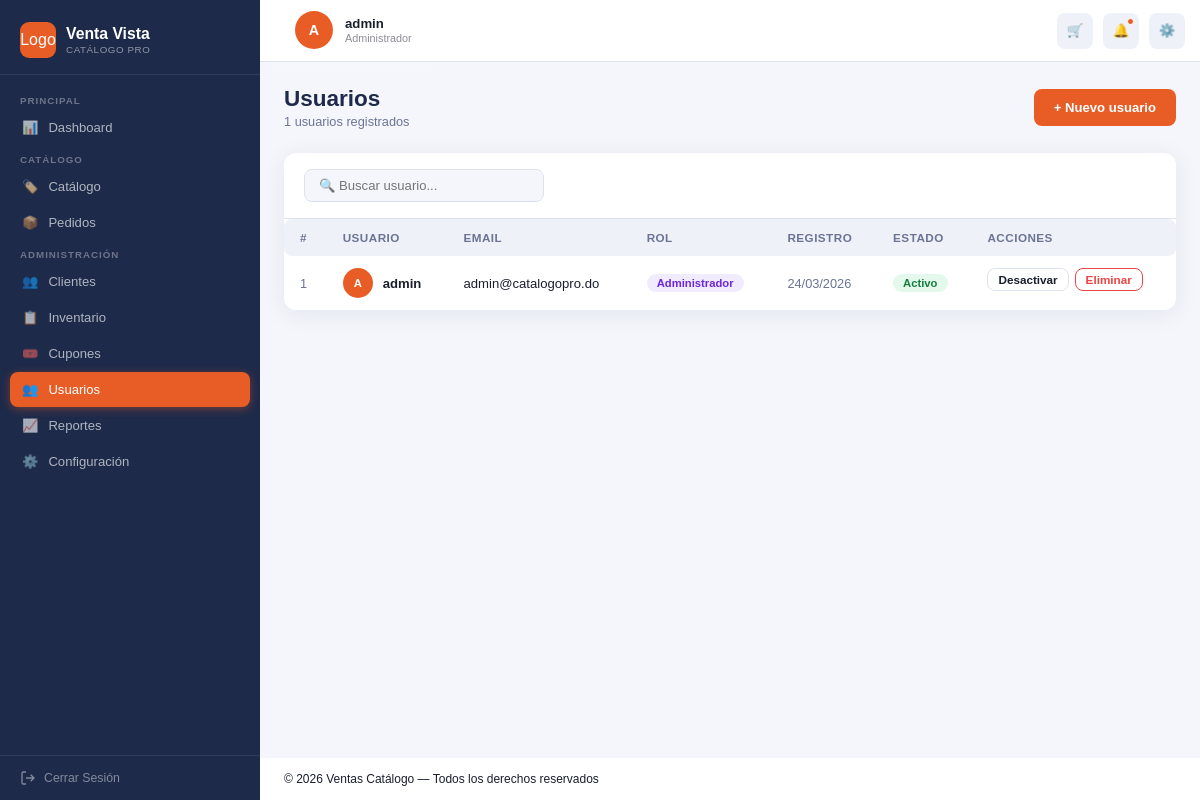
/usuarios (signed in), run on an earlier commit of the app's database.
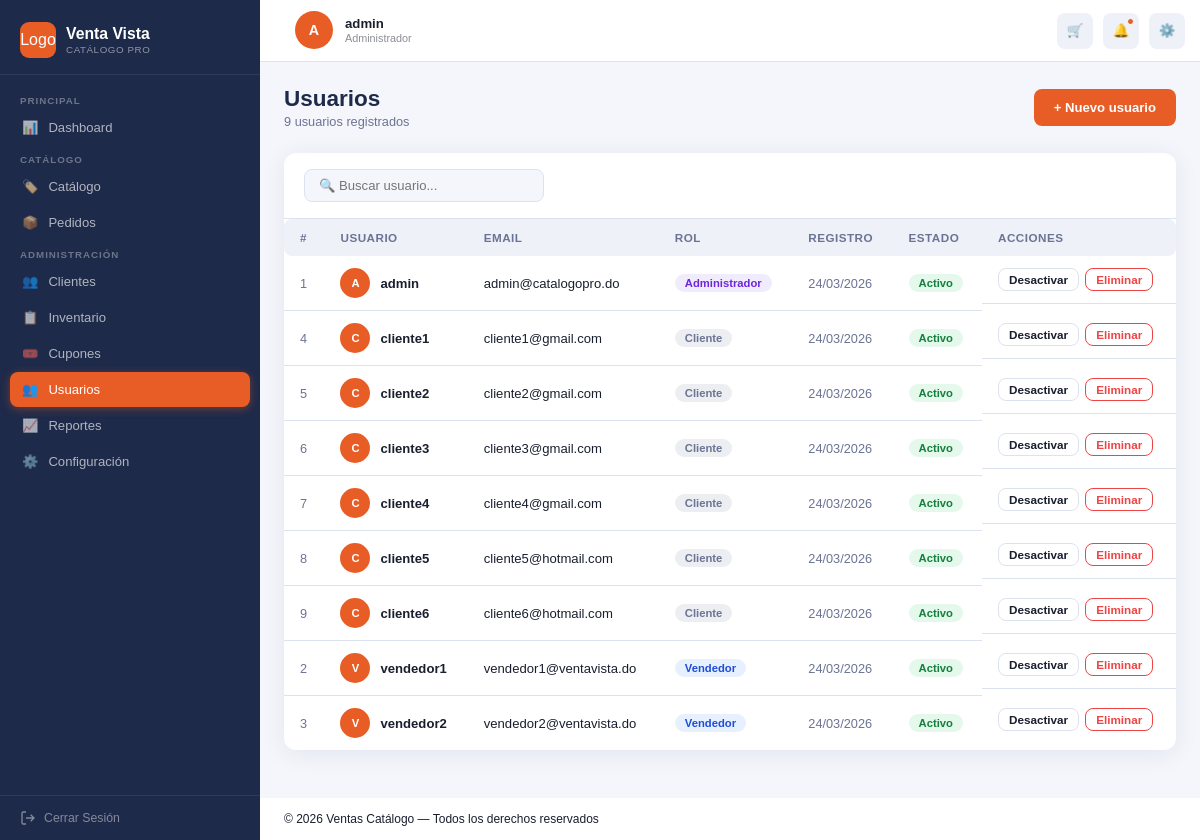
And on a later commit of the database.
### tables this page shows
CREATE TABLE usuarios ( 

    idUsuario       INT          NOT NULL AUTO_INCREMENT, 

    nombreUsuario   VARCHAR(60)  NOT NULL, 

    contrasena      VARCHAR(255) NOT NULL COMMENT 'Hash bcrypt', 

    email           VARCHAR(100) NOT NULL, 

    activo          TINYINT(1)   NOT NULL DEFAULT 1, 

    idRol           INT          NOT NULL, 

    fechaRegistro   DATETIME     NOT NULL DEFAULT CURRENT_TIMESTAMP, 

    PRIMARY KEY (idUsuario), 

    UNIQUE KEY uk_usuario_email (email), 

    CONSTRAINT fk_usuario_rol FOREIGN KEY (idRol) 

        REFERENCES roles (idRol) ON UPDATE CASCADE 

);

CREATE TABLE roles ( 

    idRol       INT          NOT NULL AUTO_INCREMENT, 

    nombre      VARCHAR(30)  NOT NULL COMMENT 'Administrador | Vendedor | Cliente', 

    descripcion VARCHAR(120), 

    PRIMARY KEY (idRol), 

    UNIQUE KEY uk_rol_nombre (nombre) 

);

### app/core/Controller.php (called while the page is built, shortened)
<?php
abstract class Controller {
    protected function render(string $vista, array $datos = []): void {
        require dirname(__DIR__) . '/views/layouts/layout.php';
    }
}

### app/controllers/UsuarioController.php (called while the page is built, shortened)
<?php
class UsuarioController extends Controller {
    public function index(): void {
        $this->render('usuarios/index', [
            'usuarios' => Usuario::obtenerTodos(),
            'flash'    => $this->getFlash(),
            'usuario'  => $this->usuarioActual(),
        ]);
    }
}

### app/core/Router.php (called while the page is built, shortened)
<?php
class Router {
    public function run(){
        $url = $_GET['url'] ?? '';
        $url = trim($url, '/');
        $routes = require dirname(__DIR__, 2) . '/config/routes.php';
        if (isset($routes[$url])) {
            $action = $routes[$url]['action'];
        }
        else{
            $controllerName = 'AuthController';
            $action = 'login';
        }
        $controller = new $controllerClass();
        $controller->$action();
    }
}

### public/index.php (called while the page is built, shortened)
<?php
$router = new Router();
$router->run();
?>

### app/models/Usuario.php (called while the page is built, shortened)
<?php
class Usuario extends Model{
    public static function obtenerTodos(): array{
        $sql = "SELECT u.*, r.nombre AS rol
                FROM usuarios u
                JOIN roles r ON u.idRol = r.idRol";
        return self::db()->query($sql)->fetchAll(PDO::FETCH_ASSOC);
    }
}

### app/views/usuarios/index.php (the view, shortened to what this page needs)
<?php $usuarios = $usuarios ?? []; ?>
<div class="page-header">
    <div>
        <h1 class="page-titulo">Usuarios</h1>
        <p class="page-sub"><?= count($usuarios) ?> usuarios registrados</p>
    </div>
    <a href="<?= BASE_URL ?>usuarios/crear" class="btn btn-primario">+ Nuevo usuario</a>
</div>
<div class="panel">
    <div class="panel-header">
        <input class="input-buscar" type="text" id="buscador" placeholder="🔍 Buscar usuario...">
    </div>
    <div class="tabla-wrapper">
        <table class="tabla" id="tabla-usuarios">
            <thead>
                <tr>
                    <th>#</th>
                    <th>Usuario</th>
                    <th>Email</th>
                    <th>Rol</th>
                    <th>Registro</th>
                    <th>Estado</th>
                    <th>Acciones</th>
                </tr>
            </thead>
            <tbody>
                <?php if (empty($usuarios)): ?>
                    <tr><td colspan="7" class="tabla-vacia">No hay usuarios registrados.</td></tr>
                <?php else: ?>
                    <?php foreach ($usuarios as $u): ?>
                    <tr>
                        <td class="texto-muted"><?= $u['idUsuario'] ?></td>
                        <td>
                            <div class="avatar-fila">
                                <div class="avatar-mini"><?= strtoupper(substr($u['nombreUsuario'], 0, 1)) ?></div>
                                <strong><?= htmlspecialchars($u['nombreUsuario']) ?></strong>
                            </div>
                        </td>
                        <td><?= htmlspecialchars($u['email']) ?></td>
                        <td>
                            <span class="badge <?= match($u['idRol']) { 1 => 'badge--morado', 2 => 'badge--azul', default => 'badge--gris' } ?>">
                                <?= htmlspecialchars($u['rol'] ?? '') ?>
                            </span>
                        </td>
                        <td class="texto-muted"><?= date('d/m/Y', strtotime($u['fechaRegistro'])) ?></td>
                        <td>
                            <span class="badge <?= $u['activo'] ? 'badge--verde' : 'badge--rojo' ?>">
                                <?= $u['activo'] ? 'Activo' : 'Inactivo' ?>
                            </span>
                        </td>
                        <td class="acciones">
                            <form method="POST" action="<?= BASE_URL ?>usuarios/estado" style="display:inline">
                                <button class="btn-tabla" type="submit">
                                    <?= $u['activo'] ? 'Desactivar' : 'Activar' ?>
                                </button>
                            </form>
                            <form method="POST" action="<?= BASE_URL ?>usuarios/eliminar" style="display:inline"
                                  onsubmit="return confirm('¿Eliminar este usuario permanentemente?')">
                                <button class="btn-tabla btn-tabla--eliminar" type="submit">Eliminar</button>
                            </form>
                        </td>
                    </tr>
                    <?php endforeach; ?>
                <?php endif; ?>
            </tbody>
        </table>
    </div>
</div>

### app/views/layouts/header.php (shortened to what this page needs)
<header class="topbar">
      <div class="usuario">
        <div class="usuario-avatar" id="sb-avatar"><?= $iniciales ?></div>
        <div>
          <div class="usuario-nombre" id="sb-nombre"><?= $nombreUsuario ?></div>
          <div class="usuario-rol" id="sb-rol"><?= $nombreRol ?></div>
        </div>
      </div>
        <div class="topbar-derecha">
          <button class="accion-topbar">
            🛒
          </button>
          <button class="accion-topbar">
            🔔<span class="indicador-badge"></span>
          </button>
          <button class="accion-topbar">⚙️</button>
        </div>
</header>

What changed in the data, as far as the page shows it:
added usuarios: idUsuario "4", nombreUsuario "C", nombreUsuario "cliente1", email "cliente1@gmail.com", idRol.nombre "Cliente", fechaRegistro "24/03/2026", activo "Activo"
added usuarios: idUsuario "5", nombreUsuario "C", nombreUsuario "cliente2", email "cliente2@gmail.com", idRol.nombre "Cliente", fechaRegistro "24/03/2026", activo "Activo"
added usuarios: idUsuario "6", nombreUsuario "C", nombreUsuario "cliente3", email "cliente3@gmail.com", idRol.nombre "Cliente", fechaRegistro "24/03/2026", activo "Activo"
added usuarios: idUsuario "7", nombreUsuario "C", nombreUsuario "cliente4", email "cliente4@gmail.com", idRol.nombre "Cliente", fechaRegistro "24/03/2026", activo "Activo"
added usuarios: idUsuario "8", nombreUsuario "C", nombreUsuario "cliente5", email "cliente5@hotmail.com", idRol.nombre "Cliente", fechaRegistro "24/03/2026", activo "Activo"
added usuarios: idUsuario "9", nombreUsuario "C", nombreUsuario "cliente6", email "cliente6@hotmail.com", idRol.nombre "Cliente", fechaRegistro "24/03/2026", activo "Activo"
added usuarios: idUsuario "2", nombreUsuario "V", nombreUsuario "vendedor1", email "vendedor1@ventavista.do", idRol.nombre "Vendedor", fechaRegistro "24/03/2026", activo "Activo"
added usuarios: idUsuario "3", nombreUsuario "V", nombreUsuario "vendedor2", email "vendedor2@ventavista.do", idRol.nombre "Vendedor", fechaRegistro "24/03/2026", activo "Activo"
Also different on the page:
count($usuarios): "1" → "9"
